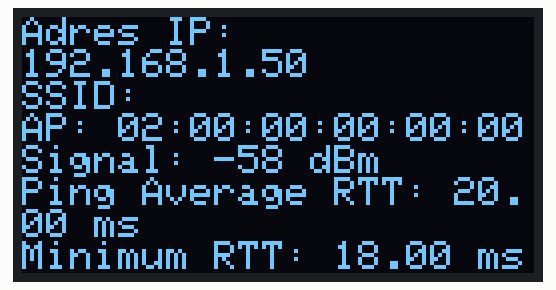
This program was run on a simulated ESP8266 (NodeMCU). On the bench: 128×64 one-colour display. WiFi joins after 1.5 s; servers stay silent unless stated; what the program prints to the serial monitor is not drawn.

Above: at 4.7 s.

The program:

main.cpp
```cpp
#include <Adafruit_GFX.h>
#include <Adafruit_SSD1306.h>
#include <U8g2_for_Adafruit_GFX.h>
#include <ESP8266WiFi.h>
#include <ESP8266HTTPClient.h>
#include <ESP8266Ping.h>

const char* ssid = ""; //replace this with your WiFi network name
const char* password = ""; //replace this with your WiFi network password

#define SCREEN_WIDTH 128
#define SCREEN_HEIGHT 64

// Deklaracja obiektu wyświetlacza
Adafruit_SSD1306 display(SCREEN_WIDTH, SCREEN_HEIGHT, &Wire, -1);

U8G2_FOR_ADAFRUIT_GFX ada;


void setup() {
  delay(2000);
  Serial.begin(74880);
  // Inicjalizacja magistrali I2C z niestandardowymi pinami
  Wire.begin(D5, D6); // D5 jako SDA, D6 jako SCL

  display.begin(SSD1306_SWITCHCAPVCC, 0x3C);  // Start the display
  ada.begin(display);       // Połączenie U8g2 z Adafruit GFX
  ada.setFont(u8g2_font_helvR08_te); // Ustawienie czcionki z polskimi znakami
  display.setTextColor(SSD1306_WHITE);
  display.setCursor(0,0); // Ustawienie pozycji kursora
  display.clearDisplay();
  display.display();
  Serial.println();
  Serial.println();
  WiFi.begin(ssid, password);
  display.print("Connecting");
  display.display();
while (WiFi.status() != WL_CONNECTED)
  {
delay(500);
    display.print(".");
    display.display();
  }
  display.println("success!");
  Serial.print("IP Address is: ");
  Serial.println(WiFi.localIP());
    IPAddress dnsIP = WiFi.dnsIP();
  Serial.print("DNS IP Address: ");
  Serial.println(dnsIP);
}

void loop() {
  display.clearDisplay();
  display.setCursor(0,0); // Ustawienie pozycji kursora
  display.println("Adres IP: "); // Wyświetlenie tekstu
  display.println(WiFi.localIP()); // Wyświetlenie adresu IP
  display.println("SSID: " + String(WiFi.SSID()));
  display.println("AP: " + String(WiFi.BSSIDstr()));
  display.println("Signal: " + String(WiFi.RSSI()) + " dBm");

  bool pingResult = Ping.ping("8.8.8.8", 4); // Pinguj 4 razy

  if (pingResult) {
    display.print("Ping Average RTT: ");
    display.print(Ping.averageTime());
    display.println(" ms");

    display.print("Minimum RTT: ");
    display.print(Ping.minTime());
    display.println(" ms");

    display.print("Maximum RTT: ");
    display.print(Ping.maxTime());
    display.println(" ms");
  } else {
    display.println("Ping failed!");
  }
display.display();

  delay(10000);
}
```
